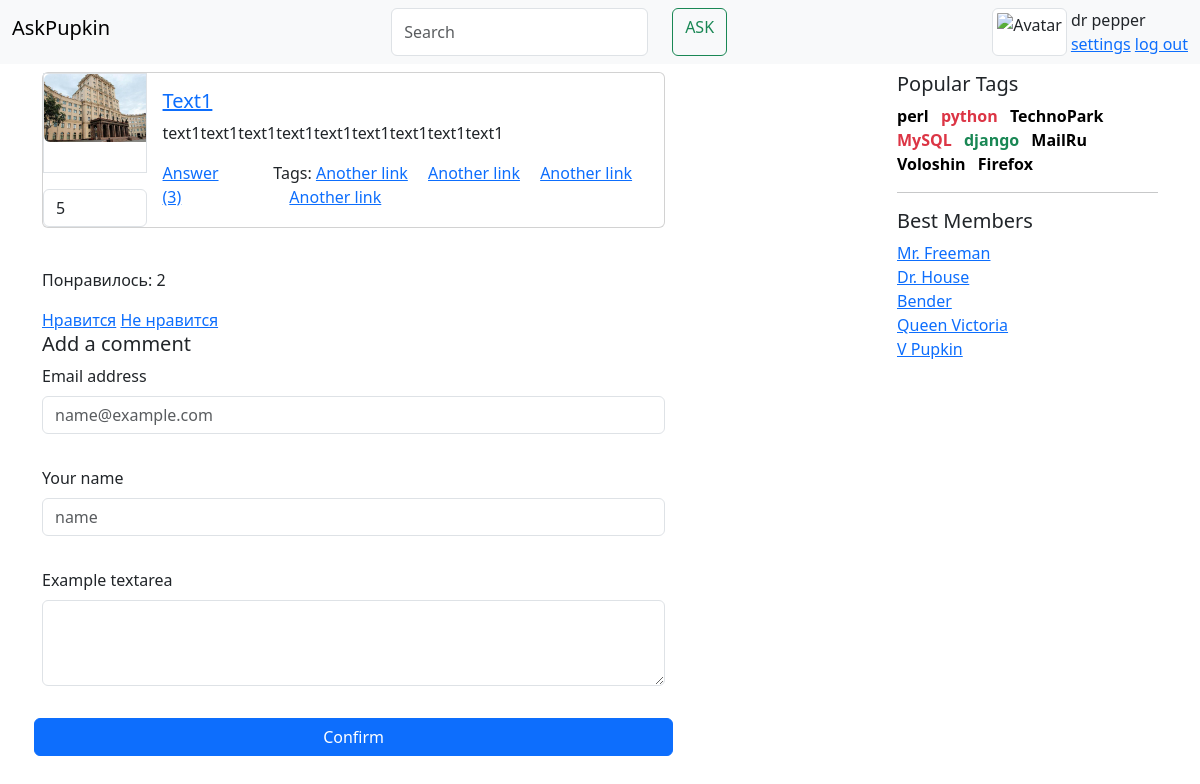
Screenshot of /question/1/ with the database file from the repository.
### app/models.py (models this page shows, shortened)
class Question(models.Model):
    title =models.CharField("Title Question", max_length=100)
    text=models.TextField("Text Qestion")
    id_question=models.CharField("ID Question", max_length=100)
    img = models.ImageField("Image", upload_to='image/q_img')
    class Meta:
        verbose_name= "Запись"
        verbose_name_plural= "Записи"

### app/views.py (the view)
# urls.py: path('question/<int:pk>/', views.QuestionDetails.as_view()),
class QuestionDetails(View):
    def get(self, request,pk):
        question =Question.objects.get(id=pk)
        return render(request, "blog/question_detail.html",{'question':question})

### templates/blog/question_detail.html (shortened to what this page needs)
{% extends 'blog/layouts/main_base.html' %}
{% block content %}
<div class="col-9">
            <div class="card mb-3">
                <div class="row g-0">
                    <div class="col-md-2">
                        <div class="border mb-3" style="height: 100px">
                            <img src="{{question.img.url}}" class="img-fluid rounded-start" alt="Avatar">
                        </div>
                        <input class="form-control" type="number" value="5" placeholder="Default input"
                               aria-label="default input example">
                    </div>
                    <div class="col-md-10">
                        <div class="card-body">
                            <h5><a href="#" class="card-link">{{ question.title }}</a></h5>
                            <p class="card-text">{{ question.text }}</p>
                            <div class="d-flex gap-5">
                                <a href="#" class="card-link">Answer (3)</a>
                                <div>
                                    Tags:
                                    <a href="#" class="card-link">Another link</a>
                                    <a href="#" class="card-link">Another link</a>
                                    <a href="#" class="card-link">Another link</a>
                                    <a href="#" class="card-link">Another link</a>
                                </div>
                            </div>
                        </div>
                    </div>
                </div>
            </div>
            <div>
                <br>
                <p>Понравилось: {{ question.likes_set.all.count}}</p>
                <a href="{% url 'add_likes' question.id %}">Нравится</a>
                <a href="{% url 'del_likes' question.id %}">Не нравится</a>
            </div>
            <div class="form-comment">
                <h5>Add a comment</h5>
                <form class="row g-3" action="{% url 'add_comments' question.id %}" method="post">
                        <div class="mb-3">
                            <label for="exampleFormControlInput1" class="form-label">Email address</label>
                            <input type="email" class="form-control" id="exampleFormControlInput1" name="email"
                                   placeholder="name@example.com">
                        </div>
                        <div class="mb-3">
                            <label for="exampleFormControlInput1" class="form-label">Your name</label>
                            <input name="name" class="form-control" type="text" placeholder="name"
                                   aria-label="default input example">
                        </div>
                        <div class="mb-3">
                            <label for="exampleFormControlTextarea1" class="form-label">Example textarea</label>
                            <textarea class="form-control" id="exampleFormControlTextarea1" name="text_comment"
                                      rows="3"></textarea>
                        </div>
                            <button type="submit" class="btn btn-primary mb-3">Confirm</button>
                </form>
            </div>
        </div>
{% endblock %}

### rows the page displays
Question: img (picture), title "Text1", text "text1text1text1text1text1text1text1text1text1", likes_set.all.count "2"
